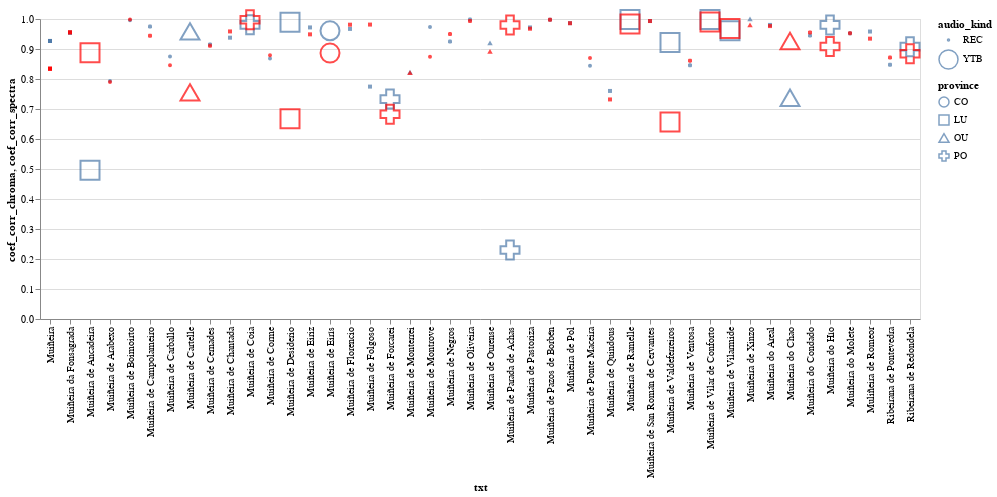

Here is the notebook cell this chart was saved with:
### Markdown cell above
On this third figure, for each muiñeira the *coef_corr_chroma* is represented on blue and the *coef_corr_spectra* in red. Then the a different shape of the mark represent the provice form origin of the muiñeira. Finally the bigger marks come from youtube and the smaller one come from recording files.

### Code cell
import altair as alt
alt.Chart(df).mark_point().encode(
    x='txt:N',
    y='coef_corr_chroma:Q',
    size = 'audio_kind:N',
    shape = 'province:N'
)+ alt.Chart(df).mark_point(color="red").encode(
    x='txt:N',
    y='coef_corr_spectra:Q',
    size = 'audio_kind:N',
    shape = 'province:N'
)

### Figure 1 — Vega-Lite specification as saved in the notebook (floating-point values rounded to 4 significant figures)
{"config": {"view": {"continuousWidth": 400, "continuousHeight": 300}}, "layer": [{"mark": "point", "encoding": {"shape": {"field": "province", "type": "nominal"}, "size": {"field": "audio_kind", "type": "nominal"}, "x": {"field": "txt", "type": "nominal"}, "y": {"field": "coef_corr_chroma", "type": "quantitative"}}}, {"mark": {"type": "point", "color": "red"}, "encoding": {"shape": {"field": "province", "type": "nominal"}, "size": {"field": "audio_kind", "type": "nominal"}, "x": {"field": "txt", "type": "nominal"}, "y": {"field": "coef_corr_spectra", "type": "quantitative"}}}], "data": {"name": "data-1be08ac90b749a83de769b15e048f4e9"}, "$schema": "https://vega.github.io/schema/vega-lite/v4.17.0.json", "datasets": {"data-1be08ac90b749a83de769b15e048f4e9": [{"txt": "Muiñeira da Fonsagrada", "distance_chroma": 16.77, "distance_spectra": 19.77, "distance_total": "Chroma", "coef_corr_chroma": 0.9545, "corr_total": "Spectra", "coef_corr_spectra": 0.9555, "id": 130, "keyMidi": "C", "tempoMidi": 120.0, "durationMidi": 82.25, "keyWAV": "C", "tempoWAV": 117.2, "durationWav": 45.38, "name": "Muiñeira da Fonsagrada", "key": "C major", "time_signature": "6/8", "ratio_negras_corcheas": "0.1195652173913043", "muiñeira_type": "C1", "location": "A Fonsagrada, Lugo", "lat": "431.248.311", "lon": "-70.676.605", "classification": "A Fonsagrada-Asturias", "province": "LU", "audio_kind": "REC"}, {"txt": "Muiñeira da Fonsagrada", "distance_chroma": 16.77, "distance_spectra": 19.77, "distance_total": "Chroma", "coef_corr_chroma": 0.9545, "corr_total": "Spectra", "coef_corr_spectra": 0.9555, "id": 260, "keyMidi": "C", "tempoMidi": 120.0, "durationMidi": 116.8, "keyWAV": "C", "tempoWAV": 112.2, "durationWav": 96.59, "name": "Muiñeira da Fonsagrada", "key": "C major", "time_signature": "6/8", "ratio_negras_corcheas": "0.0814814814814814", "muiñeira_type": "C2", "location": "A Fonsagrada, Lugo", "lat": "431.248.311", "lon": "-70.676.605", "classification": "A Fonsagrada-Asturias", "province": "LU", "audio_kind": "REC"}, {"txt": "Muiñeira de Oliveira", "distance_chroma": 7.893, "distance_spectra": 7.949, "distance_total": "Chroma", "coef_corr_chroma": 0.9979, "corr_total": "Chroma", "coef_corr_spectra": 0.9933, "id": 126, "keyMidi": "C", "tempoMidi": 80.0, "durationMidi": 61.0, "keyWAV": "C", "tempoWAV": 129.5, "durationWav": 140.9, "name": "Muiñeira de Oliveira", "key": "C major", "time_signature": "6/8", "ratio_negras_corcheas": "0.96", "muiñeira_type": null, "location": "Santiago de Oliveira, Ponteareas, Pontevedra", "lat": "421.822.609", "lon": "-84.523.004", "classification": "Rias Baixas", "province": "PO", "audio_kind": "REC"}, {"txt": "Muiñeira do Hío", "distance_chroma": 29.17, "distance_spectra": 50.82, "distance_total": "Chroma", "coef_corr_chroma": 0.9804, "corr_total": "Chroma", "coef_corr_spectra": 0.9083, "id": 416, "keyMidi": "C", "tempoMidi": 120.0, "durationMidi": 68.75, "keyWAV": "C", "tempoWAV": 142.7, "durationWav": 139.1, "name": "Muiñeira do Hío", "key": "C major", "time_signature": "6/8", "ratio_negras_corcheas": "0.1785714285714285", "muiñeira_type": "C1", "location": "Hío, Cangas, Pontevedra", "lat": "422.728.376", "lon": "-8.841.498", "classification": "Rias Baixas", "province": "PO", "audio_kind": "YTB"}, {"txt": "Muiñeira de Negros", "distance_chroma": 18.56, "distance_spectra": 6.593, "distance_total": "Spectra", "coef_corr_chroma": 0.9248, "corr_total": "Spectra", "coef_corr_spectra": 0.9496, "id": 287, "keyMidi": "C", "tempoMidi": 120.0, "durationMidi": 74.5, "keyWAV": "C", "tempoWAV": 90.64, "durationWav": 46.07, "name": "Muiñeira de Negros", "key": "C major", "time_signature": "6/8", "ratio_negras_corcheas": "0.3444444444444444", "muiñeira_type": "C1", "location": "Negros, Redondela, Pontevedra", "lat": "422.598.627", "lon": "-86.216.602", "classification": "Rias Baixas", "province": "PO", "audio_kind": "REC"}, {"txt": "Muiñeira de Parada de Achas", "distance_chroma": 96.8, "distance_spectra": 41.89, "distance_total": "Spectra", "coef_corr_chroma": 0.2301, "corr_total": "Spectra", "coef_corr_spectra": 0.9802, "id": 362, "keyMidi": "C", "tempoMidi": 119.9, "durationMidi": 28.25, "keyWAV": "C", "tempoWAV": 142.6, "durationWav": 115.4, "name": "Muiñeira de Parada de Achas", "key": "c minor", "time_signature": "6/8", "ratio_negras_corcheas": "0.1506849315068493", "muiñeira_type": null, "location": "Parada de Achas, A Cañiza, Pontevedra", "lat": "42.173.403", "lon": "-830.473.225", "classification": "Rias Baixas", "province": "PO", "audio_kind": "YTB"}, {"txt": "Muiñeira do Molete", "distance_chroma": 16.55, "distance_spectra": 19.19, "distance_total": "Chroma", "coef_corr_chroma": 0.9522, "corr_total": "Spectra", "coef_corr_spectra": 0.9528, "id": 317, "keyMidi": "C", "tempoMidi": 80.0, "durationMidi": 82.25, "keyWAV": "C", "tempoWAV": 112.4, "durationWav": 45.38, "name": "Muiñeira do Molete", "key": "C major", "time_signature": "6/8", "ratio_negras_corcheas": "0.2985074626865671", "muiñeira_type": "C2", "location": "Pontevedra", "lat": "426.075.172", "lon": "-84.714.942", "classification": "Rias Baixas", "province": "PO", "audio_kind": "REC"}, {"txt": "Muiñeira de Vilarmide", "distance_chroma": 7.143, "distance_spectra": 45.2, "distance_total": "Chroma", "coef_corr_chroma": 0.9612, "corr_total": "Spectra", "coef_corr_spectra": 0.9683, "id": 450, "keyMidi": "C", "tempoMidi": 120.0, "durationMidi": 127.2, "keyWAV": "C", "tempoWAV": 124.0, "durationWav": 236.2, "name": "Muiñeira de Vilarmide", "key": "C major", "time_signature": "6/8", "ratio_negras_corcheas": "0.0920245398773006", "muiñeira_type": "C2", "location": "Vilarmide, A Pontenova, Lugo", "lat": "432.789.245", "lon": "-71.913.498", "classification": "A Fonsagrada-Asturias", "province": "LU", "audio_kind": "YTB"}, {"txt": "Muiñeira do Condado", "distance_chroma": 8.193, "distance_spectra": 9.504, "distance_total": "Chroma", "coef_corr_chroma": 0.9449, "corr_total": "Spectra", "coef_corr_spectra": 0.9551, "id": 203, "keyMidi": "C", "tempoMidi": 120.1, "durationMidi": 68.75, "keyWAV": "C", "tempoWAV": 103.4, "durationWav": 95.82, "name": "Muiñeira do Condado", "key": "C major", "time_signature": "6/8", "ratio_negras_corcheas": "0.1063829787234042", "muiñeira_type": "C1", "location": "O Condado, Pontevedra", "lat": "4.217.671.145", "lon": "-8.488.781.069.275.160", "classification": "Rias Baixas", "province": "PO", "audio_kind": "REC"}, {"txt": "Muiñeira de Pol", "distance_chroma": 2.763, "distance_spectra": 2.729, "distance_total": "Spectra", "coef_corr_chroma": 0.9863, "corr_total": "Chroma", "coef_corr_spectra": 0.9859, "id": 52, "keyMidi": "C", "tempoMidi": 132.0, "durationMidi": 31.0, "keyWAV": "C", "tempoWAV": 122.5, "durationWav": 45.38, "name": "Muiñeira de Pol", "key": "C major", "time_signature": "6/8", "ratio_negras_corcheas": "0.1294117647058823", "muiñeira_type": "C1", "location": "Pol, Lugo", "lat": "4.314.281.665", "lon": "-7.321.889.132.285.170", "classification": "A Fonsagrada-Asturias", "province": "LU", "audio_kind": "REC"}, {"txt": "Muiñeira de Ramelle", "distance_chroma": 10.68, "distance_spectra": 16.86, "distance_total": "Chroma", "coef_corr_chroma": 0.9986, "corr_total": "Chroma", "coef_corr_spectra": 0.9834, "id": 341, "keyMidi": "C", "tempoMidi": 120.1, "durationMidi": 82.25, "keyWAV": "C", "tempoWAV": 129.1, "durationWav": 62.62, "name": "Muiñeira de Ramelle", "key": "c minor", "time_signature": "6/8", "ratio_negras_corcheas": "0.108695652173913", "muiñeira_type": "C2", "location": "Ramelle, Friol, Lugo", "lat": "430.338.813", "lon": "-78.263.409", "classification": "Not classified", "province": "LU", "audio_kind": "YTB"}, {"txt": "Muiñeira de Desiderio", "distance_chroma": 10.66, "distance_spectra": 52.33, "distance_total": "Chroma", "coef_corr_chroma": 0.9893, "corr_total": "Chroma", "coef_corr_spectra": 0.6677, "id": 161, "keyMidi": "C", "tempoMidi": 120.0, "durationMidi": 125.8, "keyWAV": "C", "tempoWAV": 117.2, "durationWav": 95.82, "name": "Muiñeira de Desiderio", "key": "C major", "time_signature": "6/8", "ratio_negras_corcheas": "0.1176470588235294", "muiñeira_type": "C1", "location": "Vilarmide, A Pontenova, Lugo", "lat": "432.789.245", "lon": "-71.913.498", "classification": "A Fonsagrada-Asturias", "province": "LU", "audio_kind": "YTB"}, {"txt": "Muiñeira de Quindous", "distance_chroma": 16.49, "distance_spectra": 17.82, "distance_total": "Chroma", "coef_corr_chroma": 0.7602, "corr_total": "Chroma", "coef_corr_spectra": 0.7319, "id": 2, "keyMidi": "C", "tempoMidi": 112.3, "durationMidi": 107.8, "keyWAV": "C", "tempoWAV": 117.6, "durationWav": 45.38, "name": "Muiñeira de Quindous", "key": "C major", "time_signature": "6/8", "ratio_negras_corcheas": "0.3125", "muiñeira_type": "C1", "location": "Quindous, Cervantes, Lugo", "lat": "428.556.407", "lon": "-69.957.933", "classification": "Ancares", "province": "LU", "audio_kind": "REC"}, {"txt": "Muiñeira de Coia", "distance_chroma": 9.114, "distance_spectra": 5.341, "distance_total": "Spectra", "coef_corr_chroma": 0.9805, "corr_total": "Spectra", "coef_corr_spectra": 0.9976, "id": 9, "keyMidi": "C", "tempoMidi": 120.0, "durationMidi": 108.2, "keyWAV": "C", "tempoWAV": 96.9, "durationWav": 102.9, "name": "Muiñeira de Coia", "key": "F major", "time_signature": "6/8", "ratio_negras_corcheas": "0.2188841201716738", "muiñeira_type": "C1", "location": "Coia, Vigo, Pontevedra", "lat": "422.182.924", "lon": "-87.441.073", "classification": "Rias Baixas", "province": "PO", "audio_kind": "YTB"}, {"txt": "Muiñeira do Chao", "distance_chroma": 162.7, "distance_spectra": 106.1, "distance_total": "Spectra", "coef_corr_chroma": 0.7373, "corr_total": "Spectra", "coef_corr_spectra": 0.9267, "id": 312, "keyMidi": "C", "tempoMidi": 120.0, "durationMidi": 50.5, "keyWAV": "C", "tempoWAV": 132.6, "durationWav": 238.5, "name": "Muiñeira do Chao", "key": "C major", "time_signature": "6/8", "ratio_negras_corcheas": "0.144927536231884", "muiñeira_type": "C1", "location": "O Chao, O Barco de Valdeorras, Ourense", "lat": "424.189.993", "lon": "-69.817.358", "classification": "Not classified", "province": "OU", "audio_kind": "YTB"}, {"txt": "Muiñeira de Pastoriza", "distance_chroma": 3.146, "distance_spectra": 10.27, "distance_total": "Chroma", "coef_corr_chroma": 0.9718, "corr_total": "Chroma", "coef_corr_spectra": 0.9676, "id": 18, "keyMidi": "C", "tempoMidi": 142.0, "durationMidi": 47.62, "keyWAV": "C", "tempoWAV": 122.9, "durationWav": 45.38, "name": "Muiñeira de Pastoriza", "key": "C major", "time_signature": "6/8", "ratio_negras_corcheas": "0.0571428571428571", "muiñeira_type": "C1", "location": "Pastoriza, Lugo", "lat": "433.000.026", "lon": "-73.511.022", "classification": "A Fonsagrada-Asturias", "province": "LU", "audio_kind": "REC"}, {"txt": "Muiñeira de Arabexo", "distance_chroma": 6.415, "distance_spectra": 6.453, "distance_total": "Chroma", "coef_corr_chroma": 0.7932, "corr_total": "Chroma", "coef_corr_spectra": 0.7897, "id": 36, "keyMidi": "C", "tempoMidi": 146.2, "durationMidi": 28.12, "keyWAV": "C", "tempoWAV": 117.5, "durationWav": 95.82, "name": "Muiñeira de Arabexo", "key": "C major", "time_signature": "6/8", "ratio_negras_corcheas": "0.1176470588235294", "muiñeira_type": "C1", "location": "Arabexo, Val do Dubra, A Coruña", "lat": "43.068.020.849.999.900", "lon": "-8.657.671.483.625.100", "classification": "Costa do Morte", "province": "CO", "audio_kind": "REC"}, {"txt": "Muiñeira de Corme", "distance_chroma": 2.857, "distance_spectra": 6.35, "distance_total": "Chroma", "coef_corr_chroma": 0.8679, "corr_total": "Spectra", "coef_corr_spectra": 0.8792, "id": 66, "keyMidi": "C", "tempoMidi": 120.0, "durationMidi": 46.17, "keyWAV": "C", "tempoWAV": 111.8, "durationWav": 95.82, "name": "Muiñeira de Corme", "key": "C major", "time_signature": "6/8", "ratio_negras_corcheas": "0.1475409836065573", "muiñeira_type": "C1", "location": "Corme, Ponteceso, A Coruña", "lat": "432.649.815", "lon": "-89.628.988", "classification": "Costa do Morte", "province": "CO", "audio_kind": "REC"}, {"txt": "Muiñeira de Vilar de Conforto", "distance_chroma": 6.559, "distance_spectra": 2.303, "distance_total": "Spectra", "coef_corr_chroma": 0.9986, "corr_total": "Chroma", "coef_corr_spectra": 0.9902, "id": 148, "keyMidi": "C", "tempoMidi": 120.0, "durationMidi": 82.25, "keyWAV": "C", "tempoWAV": 119.9, "durationWav": 69.98, "name": "Muiñeira de Vilar de Conforto", "key": "C major", "time_signature": "6/8", "ratio_negras_corcheas": "0.1494252873563218", "muiñeira_type": "C2", "location": "Vilar de Conforto, A Pontenova, Lugo", "lat": "433.604.703", "lon": "-71.525.053.712.882.100", "classification": "A Fonsagrada-Asturias", "province": "LU", "audio_kind": "YTB"}, {"txt": "Muiñeira de Ancadeira", "distance_chroma": 114.1, "distance_spectra": 42.01, "distance_total": "Spectra", "coef_corr_chroma": 0.4958, "corr_total": "Spectra", "coef_corr_spectra": 0.8876, "id": 414, "keyMidi": "C", "tempoMidi": 119.9, "durationMidi": 122.8, "keyWAV": "C", "tempoWAV": 134.4, "durationWav": 193.9, "name": "Muiñeira de Ancadeira", "key": "C major", "time_signature": "6/8", "ratio_negras_corcheas": "0.2376237623762376", "muiñeira_type": "C2", "location": "A Fonsagrada, Lugo", "lat": "431.248.311", "lon": "-70.676.605", "classification": "A Fonsagrada-Asturias", "province": "LU", "audio_kind": "YTB"}, {"txt": "Muiñeira de Ventosa", "distance_chroma": 6.9, "distance_spectra": 10.76, "distance_total": "Chroma", "coef_corr_chroma": 0.8456, "corr_total": "Spectra", "coef_corr_spectra": 0.8612, "id": 6, "keyMidi": "C", "tempoMidi": 80.02, "durationMidi": 50.5, "keyWAV": "C", "tempoWAV": 116.7, "durationWav": 95.82, "name": "Muiñeira de Ventosa", "key": "C major", "time_signature": "6/8", "ratio_negras_corcheas": "0.16", "muiñeira_type": "C1", "location": "Ventosa, Pontevedra", "lat": "427.366.955", "lon": "-797.617", "classification": "Not classified", "province": "PO", "audio_kind": "REC"}, {"txt": "Muiñeira de Eirís", "distance_chroma": 34.14, "distance_spectra": 35.65, "distance_total": "Chroma", "coef_corr_chroma": 0.9607, "corr_total": "Chroma", "coef_corr_spectra": 0.8863, "id": 20, "keyMidi": "C", "tempoMidi": 120.0, "durationMidi": 116.8, "keyWAV": "C", "tempoWAV": 127.0, "durationWav": 195.8, "name": "Muiñeira de Eirís", "key": "C major", "time_signature": "6/8", "ratio_negras_corcheas": "0.09375", "muiñeira_type": "C2", "location": "Eirís, A Coruña, A Coruña", "lat": "433.426.745", "lon": "-8.395.072", "classification": "A Coruña", "province": "CO", "audio_kind": "YTB"}, {"txt": "Muiñeira de San Román de Cervantes", "distance_chroma": 2.549, "distance_spectra": 2.512, "distance_total": "Spectra", "coef_corr_chroma": 0.9933, "corr_total": "Chroma", "coef_corr_spectra": 0.9932, "id": 92, "keyMidi": "C", "tempoMidi": 120.1, "durationMidi": 34.0, "keyWAV": "C", "tempoWAV": 111.9, "durationWav": 45.38, "name": "Muiñeira de San Román de Cervantes", "key": "C major", "time_signature": "6/8", "ratio_negras_corcheas": "0.3068181818181818", "muiñeira_type": "C1", "location": "San Román, Cervantes, Lugo", "lat": "42.853.731", "lon": "-70.549.167", "classification": "Ancares", "province": "LU", "audio_kind": "REC"}, {"txt": "Muiñeira de Carballo", "distance_chroma": 5.436, "distance_spectra": 11.28, "distance_total": "Chroma", "coef_corr_chroma": 0.8753, "corr_total": "Chroma", "coef_corr_spectra": 0.8455, "id": 116, "keyMidi": "C", "tempoMidi": 120.0, "durationMidi": 50.5, "keyWAV": "C", "tempoWAV": 128.7, "durationWav": 152.0, "name": "Muiñeira de Carballo", "key": "C major", "time_signature": "6/8", "ratio_negras_corcheas": "0.1234567901234567", "muiñeira_type": "C2", "location": "Carballo, A Coruña", "lat": "432.134.123", "lon": "-86.891.286", "classification": "Costa do Morte", "province": "CO", "audio_kind": "REC"}, {"txt": "Muiñeira de Folgoso", "distance_chroma": 16.43, "distance_spectra": 16.61, "distance_total": "Chroma", "coef_corr_chroma": 0.7747, "corr_total": "Spectra", "coef_corr_spectra": 0.9814, "id": 413, "keyMidi": "C", "tempoMidi": 80.02, "durationMidi": 89.75, "keyWAV": "C", "tempoWAV": 112.2, "durationWav": 95.82, "name": "Muiñeira de Folgoso", "key": "a minor", "time_signature": "6/8", "ratio_negras_corcheas": "0.5135135135135135", "muiñeira_type": "C1", "location": "Folgoso do Courel, Lugo", "lat": "425.882.486", "lon": "-71.925.449", "classification": "Courel", "province": "LU", "audio_kind": "REC"}, {"txt": "Muiñeira de Pazos de Borbén", "distance_chroma": 2.916, "distance_spectra": 2.851, "distance_total": "Spectra", "coef_corr_chroma": 0.9975, "corr_total": "Spectra", "coef_corr_spectra": 0.9975, "id": 81, "keyMidi": "C", "tempoMidi": 136.0, "durationMidi": 35.85, "keyWAV": "C", "tempoWAV": 123.7, "durationWav": 45.38, "name": "Muiñeira de Pazos de Borbén", "key": "C major", "time_signature": "6/8", "ratio_negras_corcheas": "19.047.619.047.619.000", "muiñeira_type": "C2", "location": "Pazos de Borbén, Pontevedra", "lat": "422.849.584", "lon": "-8.530.047.868.320.790", "classification": "Rias Baixas", "province": "PO", "audio_kind": "REC"}, {"txt": "Ribeirana de Pontevedra", "distance_chroma": 6.63, "distance_spectra": 9.674, "distance_total": "Chroma", "coef_corr_chroma": 0.8475, "corr_total": "Spectra", "coef_corr_spectra": 0.8713, "id": 173, "keyMidi": "C", "tempoMidi": 120.0, "durationMidi": 50.5, "keyWAV": "C", "tempoWAV": 117.8, "durationWav": 95.82, "name": "Ribeirana de Pontevedra", "key": "C major", "time_signature": "6/8", "ratio_negras_corcheas": "0.0625", "muiñeira_type": "C2", "location": "Pontevedra, Pontevedra", "lat": "424.318.876", "lon": "-86.431.592", "classification": "Rias Baixas", "province": "PO", "audio_kind": "REC"}, {"txt": "Muiñeira de Boimoirto", "distance_chroma": 4.257, "distance_spectra": 1.959, "distance_total": "Spectra", "coef_corr_chroma": 0.9958, "corr_total": "Spectra", "coef_corr_spectra": 0.9987, "id": 42, "keyMidi": "C", "tempoMidi": 130.0, "durationMidi": 84.23, "keyWAV": "C", "tempoWAV": 112.8, "durationWav": 95.82, "name": "Muiñeira de Boimoirto", "key": "C major", "time_signature": "6/8", "ratio_negras_corcheas": "0.1195652173913043", "muiñeira_type": "C2", "location": "Boimorto, A Coruña", "lat": "430.074.402", "lon": "-81.269.242", "classification": "Not classified", "province": "CO", "audio_kind": "REC"}, {"txt": "Muiñeira de Eiriz", "distance_chroma": 9.754, "distance_spectra": 19.76, "distance_total": "Chroma", "coef_corr_chroma": 0.9719, "corr_total": "Chroma", "coef_corr_spectra": 0.9488, "id": 78, "keyMidi": "C", "tempoMidi": 80.0, "durationMidi": 82.25, "keyWAV": "C", "tempoWAV": 117.8, "durationWav": 95.82, "name": "Muiñeira de Eiriz", "key": "C major", "time_signature": "6/8", "ratio_negras_corcheas": "0.4680851063829787", "muiñeira_type": "C2", "location": "Eiriz, Folgoso do Courel, Lugo", "lat": "425.894.237", "lon": "-72.220.799", "classification": "Courel", "province": "LU", "audio_kind": "REC"}, {"txt": "Muiñeira de Ponte Maceira", "distance_chroma": 6.862, "distance_spectra": 10.53, "distance_total": "Chroma", "coef_corr_chroma": 0.8445, "corr_total": "Spectra", "coef_corr_spectra": 0.8702, "id": 135, "keyMidi": "C", "tempoMidi": 120.0, "durationMidi": 50.5, "keyWAV": "C", "tempoWAV": 112.4, "durationWav": 95.82, "name": "Muiñeira de Ponte Maceira", "key": "C major", "time_signature": "6/8", "ratio_negras_corcheas": "0.0", "muiñeira_type": "C2", "location": "Ponte Maceira, Negreira, A Coruña", "lat": "42.905.445", "lon": "-86.962.309", "classification": "Costa do Morte", "province": "CO", "audio_kind": "REC"}, {"txt": "Muiñeira de Campolameiro", "distance_chroma": 5.656, "distance_spectra": 7.341, "distance_total": "Chroma", "coef_corr_chroma": 0.9746, "corr_total": "Chroma", "coef_corr_spectra": 0.9441, "id": 29, "keyMidi": "C", "tempoMidi": 130.0, "durationMidi": 51.0, "keyWAV": "C", "tempoWAV": 111.2, "durationWav": 95.82, "name": "Muiñeira de Campolameiro", "key": "C major", "time_signature": "6/8", "ratio_negras_corcheas": "0.0377358490566037", "muiñeira_type": "C1", "location": "Campolameiro, Pontevedra", "lat": "425.422.912", "lon": "-8.540.772.255.060.590", "classification": "Rias Baixas", "province": "PO", "audio_kind": "REC"}, {"txt": "Muiñeira de Ourense", "distance_chroma": 34.43, "distance_spectra": 40.42, "distance_total": "Chroma", "coef_corr_chroma": 0.9184, "corr_total": "Chroma", "coef_corr_spectra": 0.8901, "id": 273, "keyMidi": "C", "tempoMidi": 120.0, "durationMidi": 114.5, "keyWAV": "C", "tempoWAV": 127.0, "durationWav": 175.7, "name": "Muiñeira de Ourense", "key": "C major", "time_signature": "6/8", "ratio_negras_corcheas": "0.0384615384615384", "muiñeira_type": "C1", "location": "Ourense, Ourense", "lat": "423.436.415", "lon": "-78.674.242", "classification": "Not classified", "province": "OU", "audio_kind": "REC"}, {"txt": "Muiñeira", "distance_chroma": 20.51, "distance_spectra": 36.4, "distance_total": "Chroma", "coef_corr_chroma": 0.9268, "corr_total": "Chroma", "coef_corr_spectra": 0.8343, "id": 96, "keyMidi": "C", "tempoMidi": 119.9, "durationMidi": 89.75, "keyWAV": "C", "tempoWAV": 117.9, "durationWav": 45.38, "name": "Muiñeira", "key": "C major", "time_signature": "6/8", "ratio_negras_corcheas": "0.1276595744680851", "muiñeira_type": "C1", "location": "Vilarmide, A Pontenova, Lugo", "lat": "432.789.245", "lon": "-71.913.498", "classification": "A Fonsagrada-Asturias", "province": "LU", "audio_kind": "REC"}, {"txt": "Muiñeira", "distance_chroma": 20.51, "distance_spectra": 36.4, "distance_total": "Chroma", "coef_corr_chroma": 0.9268, "corr_total": "Chroma", "coef_corr_spectra": 0.8343, "id": 93, "keyMidi": "C", "tempoMidi": 80.01, "durationMidi": 92.5, "keyWAV": "C", "tempoWAV": 115.0, "durationWav": 45.38, "name": "Muiñeira", "key": "C major", "time_signature": "6/8", "ratio_negras_corcheas": "0.3333333333333333", "muiñeira_type": "C2", "location": "Navia de Suarna, Lugo", "lat": "429.644.848", "lon": "-695.678.939.929.841", "classification": "Ancares", "province": "LU", "audio_kind": "REC"}, {"txt": "Muiñeira", "distance_chroma": 20.51, "distance_spectra": 36.4, "distance_total": "Chroma", "coef_corr_chroma": 0.9268, "corr_total": "Chroma", "coef_corr_spectra": 0.8343, "id": 97, "keyMidi": "C", "tempoMidi": 80.0, "durationMidi": 88.25, "keyWAV": "C", "tempoWAV": 117.0, "durationWav": 45.38, "name": "Muiñeira", "key": "C major", "time_signature": "6/8", "ratio_negras_corcheas": "0.4126984126984127", "muiñeira_type": "C1", "location": "Vilarmide, A Pontenova, Lugo", "lat": "432.789.245", "lon": "-71.913.498", "classification": "A Fonsagrada-Asturias", "province": "LU", "audio_kind": "REC"}, {"txt": "Ribeirana de Redondela", "distance_chroma": 62.77, "distance_spectra": 78.01, "distance_total": "Chroma", "coef_corr_chroma": 0.9078, "corr_total": "Chroma", "coef_corr_spectra": 0.8844, "id": 445, "keyMidi": "C", "tempoMidi": 120.0, "durationMidi": 26.5, "keyWAV": "C", "tempoWAV": 126.6, "durationWav": 246.0, "name": "Ribeirana de Redondela", "key": "C major", "time_signature": "6/8", "ratio_negras_corcheas": "0.2419354838709677", "muiñeira_type": "C1", "location": "Redondela, Pontevedra", "lat": "42.284.221", "lon": "-86.085.992", "classification": "Rias Baixas", "province": "PO", "audio_kind": "YTB"}, {"txt": "Muiñeira de Cernades", "distance_chroma": 9.044, "distance_spectra": 14.78, "distance_total": "Chroma", "coef_corr_chroma": 0.9153, "corr_total": "Chroma", "coef_corr_spectra": 0.9106, "id": 196, "keyMidi": "C", "tempoMidi": 120.0, "durationMidi": 64.25, "keyWAV": "C", "tempoWAV": 122.5, "durationWav": 45.38, "name": "Muiñeira de Cernades", "key": "a minor", "time_signature": "6/8", "ratio_negras_corcheas": "0.2105263157894736", "muiñeira_type": "C1", "location": "Pontevedra", "lat": "426.075.172", "lon": "-84.714.942", "classification": "Rias Baixas", "province": "PO", "audio_kind": "REC"}, {"txt": "Muiñeira de Monterrei", "distance_chroma": 4.39, "distance_spectra": 4.439, "distance_total": "Chroma", "coef_corr_chroma": 0.821, "corr_total": "Chroma", "coef_corr_spectra": 0.8192, "id": 74, "keyMidi": "C", "tempoMidi": 129.5, "durationMidi": 34.23, "keyWAV": "C", "tempoWAV": 122.4, "durationWav": 95.82, "name": "Muiñeira de Monterrei", "key": "a minor", "time_signature": "6/8", "ratio_negras_corcheas": "0.2131147540983606", "muiñeira_type": "C1", "location": "Monterrei, Ourense", "lat": "419.467.657", "lon": "-74.491.474", "classification": "Portuguese Border", "province": "OU", "audio_kind": "REC"}, {"txt": "Muiñeira de Montrove", "distance_chroma": 18.23, "distance_spectra": 31.56, "distance_total": "Chroma", "coef_corr_chroma": 0.9732, "corr_total": "Chroma", "coef_corr_spectra": 0.8738, "id": 19, "keyMidi": "C", "tempoMidi": 80.03, "durationMidi": 83.75, "keyWAV": "C", "tempoWAV": 111.1, "durationWav": 45.38, "name": "Muiñeira de Montrove", "key": "C major", "time_signature": "6/8", "ratio_negras_corcheas": "0.3818181818181818", "muiñeira_type": "C2", "location": "Montrove, Cambre, A Coruña", "lat": "432.803.751", "lon": "-83.297.129", "classification": "A Coruña", "province": "CO", "audio_kind": "REC"}, {"txt": "Muiñeira de Forcarei", "distance_chroma": 65.31, "distance_spectra": 113.1, "distance_total": "Chroma", "coef_corr_chroma": 0.733, "corr_total": "Chroma", "coef_corr_spectra": 0.6826, "id": 141, "keyMidi": "C", "tempoMidi": 80.01, "durationMidi": 74.5, "keyWAV": "C", "tempoWAV": 150.3, "durationWav": 167.0, "name": "Muiñeira de Forcarei", "key": "G major", "time_signature": "6/8", "ratio_negras_corcheas": "0.2266666666666666", "muiñeira_type": "C1", "location": "Forcarei, Pontevedra", "lat": "425.900.309", "lon": "-83.509.643", "classification": "Rias Baixas", "province": "PO", "audio_kind": "YTB"}, {"txt": "Muiñeira do Areal", "distance_chroma": 10.55, "distance_spectra": 3.51, "distance_total": "Spectra", "coef_corr_chroma": 0.9802, "corr_total": "Chroma", "coef_corr_spectra": 0.9764, "id": 249, "keyMidi": "C", "tempoMidi": 120.0, "durationMidi": 83.75, "keyWAV": "C", "tempoWAV": 111.8, "durationWav": 95.82, "name": "Muiñeira do Areal", "key": "C major", "time_signature": "6/8", "ratio_negras_corcheas": "0.134453781512605", "muiñeira_type": "C1", "location": "Lugo", "lat": "430.462.247", "lon": "-74.739.921", "classification": "Not classified", "province": "LU", "audio_kind": "REC"}, {"txt": "Muiñeira de Xinzo", "distance_chroma": 12.5, "distance_spectra": 22.77, "distance_total": "Chroma", "coef_corr_chroma": 0.9986, "corr_total": "Chroma", "coef_corr_spectra": 0.9789, "id": 140, "keyMidi": "C", "tempoMidi": 120.0, "durationMidi": 109.2, "keyWAV": "C", "tempoWAV": 107.8, "durationWav": 95.82, "name": "Muiñeira de Xinzo", "key": "F major", "time_signature": "6/8", "ratio_negras_corcheas": "0.1019108280254777", "muiñeira_type": "C1", "location": "Xinzo de Limia, Ourense", "lat": "420.637.882", "lon": "-77.245.498", "classification": "Portuguese Border", "province": "OU", "audio_kind": "REC"}, {"txt": "Muiñeira de Cartelle", "distance_chroma": 69.66, "distance_spectra": 73.04, "distance_total": "Chroma", "coef_corr_chroma": 0.9587, "corr_total": "Chroma", "coef_corr_spectra": 0.7554, "id": 263, "keyMidi": "C", "tempoMidi": 119.9, "durationMidi": 74.5, "keyWAV": "C", "tempoWAV": 135.7, "durationWav": 144.5, "name": "Muiñeira de Cartelle", "key": "C major", "time_signature": "6/8", "ratio_negras_corcheas": "0.3214285714285714", "muiñeira_type": "C2", "location": "Cartelle, Ourense", "lat": "422.492.308", "lon": "-80.688.652", "classification": "Not classified", "province": "OU", "audio_kind": "YTB"}, {"txt": "Muiñeira de Florencio", "distance_chroma": 7.844, "distance_spectra": 12.16, "distance_total": "Chroma", "coef_corr_chroma": 0.967, "corr_total": "Spectra", "coef_corr_spectra": 0.9811, "id": 121, "keyMidi": "C", "tempoMidi": 120.2, "durationMidi": 68.75, "keyWAV": "C", "tempoWAV": 102.8, "durationWav": 45.38, "name": "Muiñeira de Florencio", "key": "F major", "time_signature": "6/8", "ratio_negras_corcheas": "0.1529411764705882", "muiñeira_type": "C1", "location": "A Fonsagrada, Lugo", "lat": "431.248.311", "lon": "-70.676.605", "classification": "A Fonsagrada-Asturias", "province": "LU", "audio_kind": "REC"}, {"txt": "Muiñeira de Valdeferreiros", "distance_chroma": 18.39, "distance_spectra": 65.83, "distance_total": "Chroma", "coef_corr_chroma": 0.9214, "corr_total": "Chroma", "coef_corr_spectra": 0.6567, "id": 330, "keyMidi": "C", "tempoMidi": 120.0, "durationMidi": 116.8, "keyWAV": "C", "tempoWAV": 132.8, "durationWav": 143.7, "name": "Muiñeira de Valdeferreiros", "key": "C major", "time_signature": "6/8", "ratio_negras_corcheas": "0.112", "muiñeira_type": "C1", "location": "Valdeferreiros, Ibias, Asturies", "lat": "430.289.283", "lon": "-69.803.187", "classification": "Ancares", "province": "LU", "audio_kind": "YTB"}, {"txt": "Muliñeira de Romeor", "distance_chroma": 13.58, "distance_spectra": 21.34, "distance_total": "Chroma", "coef_corr_chroma": 0.9583, "corr_total": "Chroma", "coef_corr_spectra": 0.9345, "id": 123, "keyMidi": "C", "tempoMidi": 120.0, "durationMidi": 82.25, "keyWAV": "C", "tempoWAV": 120.2, "durationWav": 95.82, "name": "Muliñeira de Romeor", "key": "C major", "time_signature": "6/8", "ratio_negras_corcheas": "0.0744680851063829", "muiñeira_type": "C1", "location": "Romeor, Folgoso do Courel, Lugo", "lat": "426.407.659", "lon": "-70.946.001", "classification": "Courel", "province": "LU", "audio_kind": "REC"}, {"txt": "Muiñeira de Chantada", "distance_chroma": 40.14, "distance_spectra": 35.16, "distance_total": "Spectra", "coef_corr_chroma": 0.9377, "corr_total": "Spectra", "coef_corr_spectra": 0.9586, "id": 219, "keyMidi": "C", "tempoMidi": 79.99, "durationMidi": 152.8, "keyWAV": "C", "tempoWAV": 112.0, "durationWav": 95.82, "name": "Muiñeira de Chantada", "key": "C major", "time_signature": "6/8", "ratio_negras_corcheas": "0.3888888888888889", "muiñeira_type": "C2", "location": "Chantada, Lugo", "lat": "426.089.783", "lon": "-78.218.597", "classification": "Not classified", "province": "LU", "audio_kind": "REC"}]}}
